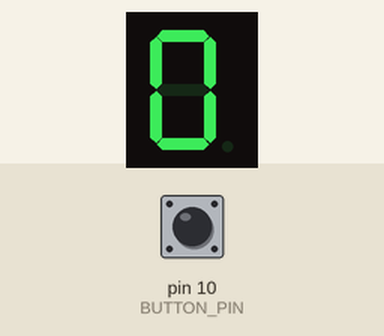
This sketch was run on a simulated Arduino Uno, built with avr-gcc and run on an emulated ATmega328P. Shown: 1-digit seven-segment display. Wiring (inferred from the names in the program): 1-digit 7-segment display, segments lit when LOW: segments pin 2, pin 3, pin 4, pin 5, pin 6, pin 7, pin 8. The test bench sets the inputs (shaded band); at power-on: pin 10 (BUTTON_PIN) HIGH. The segment pins are drawn as the display they are named for.

Above: at 1.2 s.
1.3 s: pin 10 (BUTTON_PIN) pulled LOW for 0.15 s
At 1.8 s:
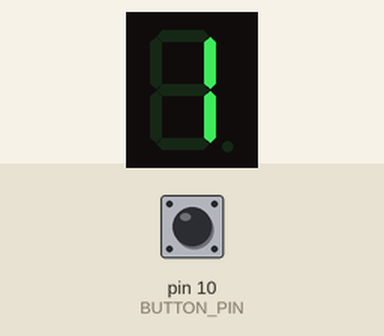
3.0 s: pin 10 (BUTTON_PIN) pulled LOW for 1 s
At 4.4 s:
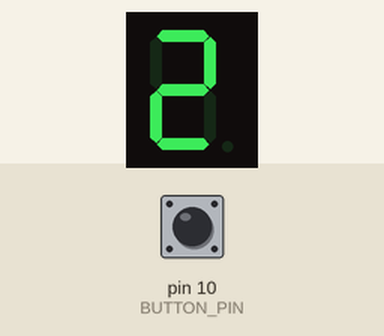
5.6 s: pin 10 (BUTTON_PIN) pulled LOW for 0.15 s
At 6.3 s:
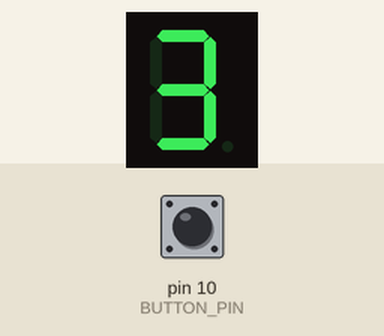
7.3 s: pin 10 (BUTTON_PIN) pulled LOW for 1 s
At 8.9 s:
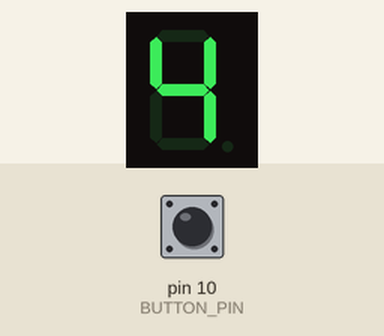
Timing chart, 0 to 10.4 s (numbered marks = the images above; inputs shaded):
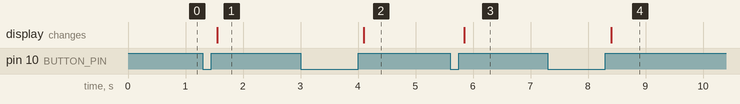

The sketch:

Group_9_System_Integration_Week2.ino
```cpp
#define BUTTON_PIN 10

// Define segment pins
const int segmentPins[7] = {2, 3, 4, 5, 6, 7, 8};

// Segment patterns for numbers 0-9
const int segmentPatterns[10][7] = {
    {0, 0, 0, 0, 0, 0, 1}, // Display number 0
    {1, 0, 0, 1, 1, 1, 1}, // Display number 1
    {0, 0, 1, 0, 0, 1, 0}, // Display number 2
    {0, 0, 0, 0, 1, 1, 0}, // Display number 3
    {1, 0, 0, 1, 1, 0, 0}, // Display number 4
    {0, 1, 0, 0, 1, 0, 0}, // Display number 5
    {0, 1, 0, 0, 0, 0, 0}, // Display number 6
    {0, 0, 0, 1, 1, 1, 1}, // Display number 7
    {0, 0, 0, 0, 0, 0, 0}, // Display number 8
    {0, 0, 0, 0, 1, 0, 0}, // Display number 9
};

int currentNumber = 0; // start dengan 0

void setup() {
    // Set up segment pins as output
    for (int i = 0; i < 7; i++) {
        pinMode(segmentPins[i], OUTPUT);
    }

    // Set up button pin
    pinMode(BUTTON_PIN, INPUT_PULLUP);
}

void loop() {
    displayNumber(currentNumber);

    if (digitalRead(BUTTON_PIN) == LOW) {
        while (digitalRead(BUTTON_PIN) == LOW) {

        }
        incrementNumber();
    }

    delay(100);
}


void displayNumber(int number) {

    if (number < 0) number = 0;
    if (number > 9) number = 9;

    for (int j = 0; j < 7; j++) {
        digitalWrite(segmentPins[j], segmentPatterns[number][j]);
    }
}


void incrementNumber() {
    currentNumber++;
    if (currentNumber == 10) {
        currentNumber = 0;
    }
}
```

Measured:
- after the input at 1.3 s, the display: changes after 0.25 s (image 1)
- after the input at 3.0 s, the display: changes after 1.1 s (image 2)
- after the input at 5.6 s, the display: changes after 0.25 s (image 3)
- after the input at 7.3 s, the display: changes after 1.1 s (image 4)
